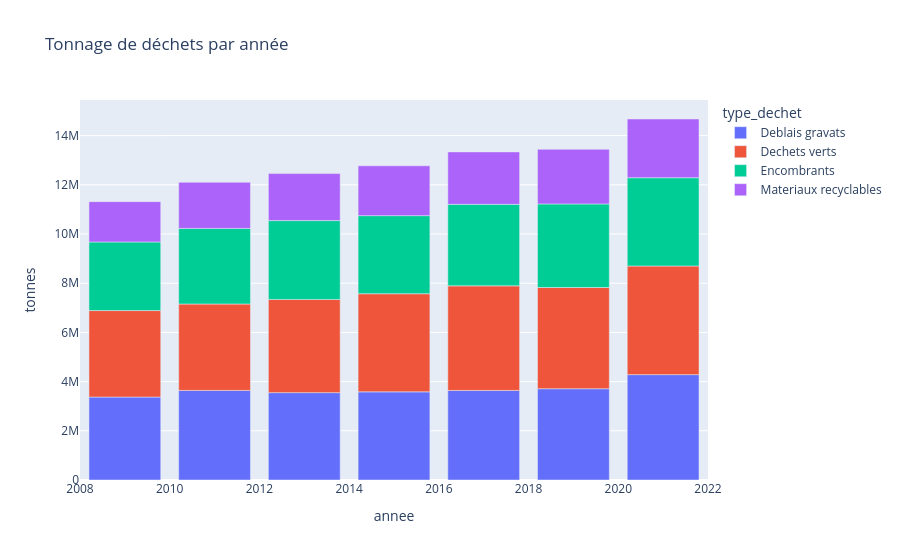

Notebook code for this chart:
### Code cell
fig_dechet = px.bar(df_dechet, x='annee', y='tonnes',
                                    title='Tonnage de déchets par année',
                                    color='type_dechet',hover_data=['type_dechet'])
fig_dechet.show()

### Figure 1 — Plotly figure (JSON) as saved in the notebook; plotly's stock layout.template omitted (floating-point values rounded to 4 significant figures)
{"data": [{"alignmentgroup": "True", "customdata": [["Deblais gravats"], ["Deblais gravats"], ["Deblais gravats"], ["Deblais gravats"], ["Deblais gravats"], ["Deblais gravats"], ["Deblais gravats"]], "hovertemplate": "type_dechet=%{customdata[0]}<br>annee=%{x}<br>tonnes=%{y}<extra></extra>", "legendgroup": "Deblais gravats", "marker": {"color": "#636efa", "pattern": {"shape": ""}}, "name": "Deblais gravats", "offsetgroup": "Deblais gravats", "orientation": "v", "showlegend": true, "textposition": "auto", "type": "bar", "x": [2009, 2011, 2013, 2015, 2017, 2019, 2021], "xaxis": "x", "y": [3372112, 3642705, 3551432, 3584449, 3640751, 3711769, 4283270], "yaxis": "y"}, {"alignmentgroup": "True", "customdata": [["Dechets verts"], ["Dechets verts"], ["Dechets verts"], ["Dechets verts"], ["Dechets verts"], ["Dechets verts"], ["Dechets verts"]], "hovertemplate": "type_dechet=%{customdata[0]}<br>annee=%{x}<br>tonnes=%{y}<extra></extra>", "legendgroup": "Dechets verts", "marker": {"color": "#EF553B", "pattern": {"shape": ""}}, "name": "Dechets verts", "offsetgroup": "Dechets verts", "orientation": "v", "showlegend": true, "textposition": "auto", "type": "bar", "x": [2009, 2011, 2013, 2015, 2017, 2019, 2021], "xaxis": "x", "y": [3515732, 3511923, 3789432, 3987844, 4252304, 4113623, 4416866], "yaxis": "y"}, {"alignmentgroup": "True", "customdata": [["Encombrants"], ["Encombrants"], ["Encombrants"], ["Encombrants"], ["Encombrants"], ["Encombrants"], ["Encombrants"]], "hovertemplate": "type_dechet=%{customdata[0]}<br>annee=%{x}<br>tonnes=%{y}<extra></extra>", "legendgroup": "Encombrants", "marker": {"color": "#00cc96", "pattern": {"shape": ""}}, "name": "Encombrants", "offsetgroup": "Encombrants", "orientation": "v", "showlegend": true, "textposition": "auto", "type": "bar", "x": [2009, 2011, 2013, 2015, 2017, 2019, 2021], "xaxis": "x", "y": [2789468, 3073832, 3204956, 3174956, 3313959, 3397371, 3588230], "yaxis": "y"}, {"alignmentgroup": "True", "customdata": [["Materiaux recyclables"], ["Materiaux recyclables"], ["Materiaux recyclables"], ["Materiaux recyclables"], ["Materiaux recyclables"], ["Materiaux recyclables"], ["Materiaux recyclables"]], "hovertemplate": "type_dechet=%{customdata[0]}<br>annee=%{x}<br>tonnes=%{y}<extra></extra>", "legendgroup": "Materiaux recyclables", "marker": {"color": "#ab63fa", "pattern": {"shape": ""}}, "name": "Materiaux recyclables", "offsetgroup": "Materiaux recyclables", "orientation": "v", "showlegend": true, "textposition": "auto", "type": "bar", "x": [2009, 2011, 2013, 2015, 2017, 2019, 2021], "xaxis": "x", "y": [1638879, 1874614, 1910526, 2024770, 2131285, 2221061, 2387473], "yaxis": "y"}], "layout": {"barmode": "relative", "legend": {"title": {"text": "type_dechet"}, "tracegroupgap": 0}, "title": {"text": "Tonnage de déchets par année"}, "xaxis": {"anchor": "y", "domain": [0, 1], "title": {"text": "annee"}}, "yaxis": {"anchor": "x", "domain": [0, 1], "title": {"text": "tonnes"}}}}
